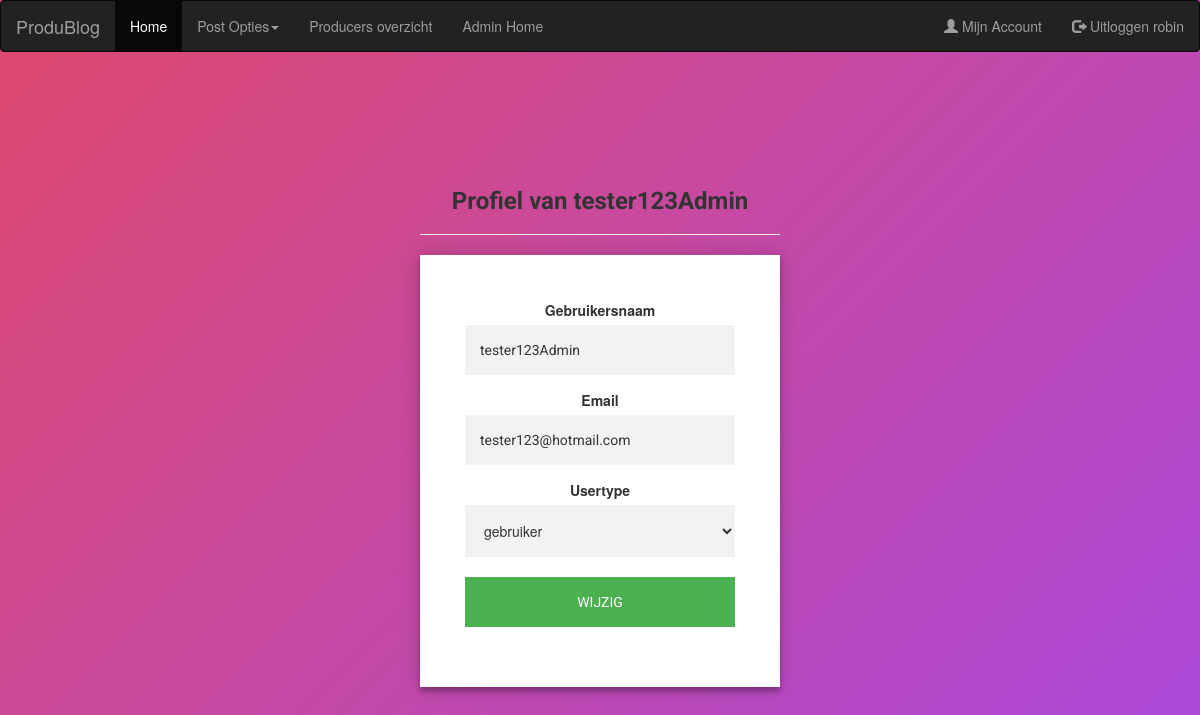
Page /Produblog/edituser.php?id=9 (signed in) on the earlier database version.
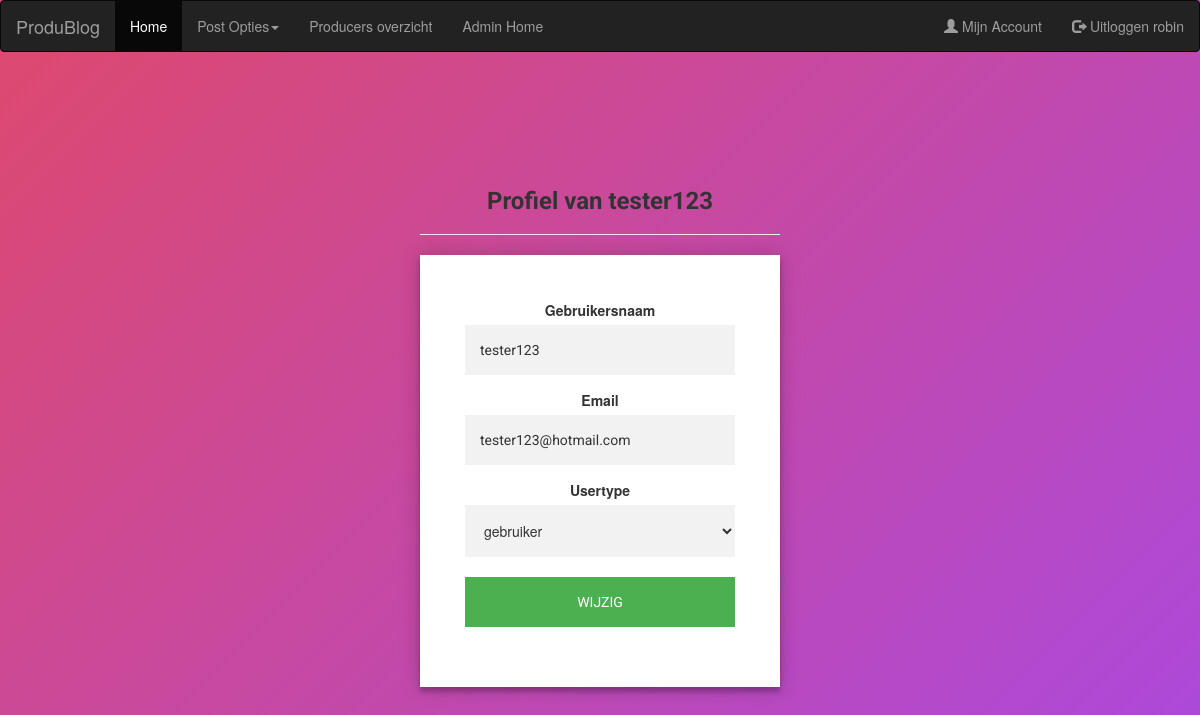
Same page on the later database version.
### tables this page shows
CREATE TABLE `users` (
  `idUsers` int(11) NOT NULL,
  `username` varchar(255) DEFAULT NULL,
  `password` varchar(255) DEFAULT NULL,
  `usertype` varchar(32) DEFAULT NULL,
  `email` varchar(255) DEFAULT NULL,
  `date` date DEFAULT NULL
);

### Produblog/assets/includes/functions/functions.php (called while the page is built, shortened)
<?php
function getProfileA($id = null){
$input_parameters = array();
$con = getDBConnection();
$sql = "SELECT * FROM users";
if($id != null ){
$sql .= " WHERE idUsers=? ";
array_push($input_parameters , $id);
}
$stmt = $con->prepare($sql);
$stmt->execute($input_parameters);
return $id != null ? $stmt->fetch() : $stmt->fetchAll();
}
function html($text){
    return htmlspecialchars($text, ENT_QUOTES | ENT_SUBSTITUTE, 'UTF-8');
}
?>

### Produblog/edituser.php (the view, shortened to what this page needs)
<?php
 $id = $_GET["id"];
  if(isset($_SESSION['usertype']) && $_SESSION['usertype'] == 'admin'){
		    $gebruiker = getProfileA($id);
        echo"<div class='login-page'>
                <h3 class='font' >Profiel van ".html($gebruiker->username)."</h3>
                <hr class='hr'>
                <div class='form'>
                    <form class='register-form' method='POST' action='ac_user.php'>
                        <div class='caption loginText'>
							<input type='hidden' name='id' value='".html($gebruiker->idUsers)."' >
                            <label>Gebruikersnaam</label>
                            <input class='form__field' name='username' value='".html($gebruiker->username)."' >
                            </br>
                            <label>Email</label>
                            <input class='form__field' name='email' value='".html($gebruiker->email)."'>
                            </br>
                            <label>Usertype</label>
							<select class='form__field' name='usertype' value='".html($gebruiker->usertype)."'>
								<option value='gebruiker'>gebruiker</option>
								<option value='producer'>producer</option>
								<option value='admin'>admin</option>
							</select>
							</br>
                            </br>
                            <input class='insert_btn' type='submit' value='Wijzig'  name='UpdateA'>
                        </div>
                    </form>
                </div>
            </div>";
	}else{
		echo"
		you do not have access to this page
		<h3 class='loginText'><a class='loginText' href='home.php'>Go home</a></h3>";
	}
?>
<?php include_once('assets/includes/footer.php'); ?>

Differences in the rows shown:
changed users "tester123@hotmail.com": username "tester123Admin" → "tester123"
